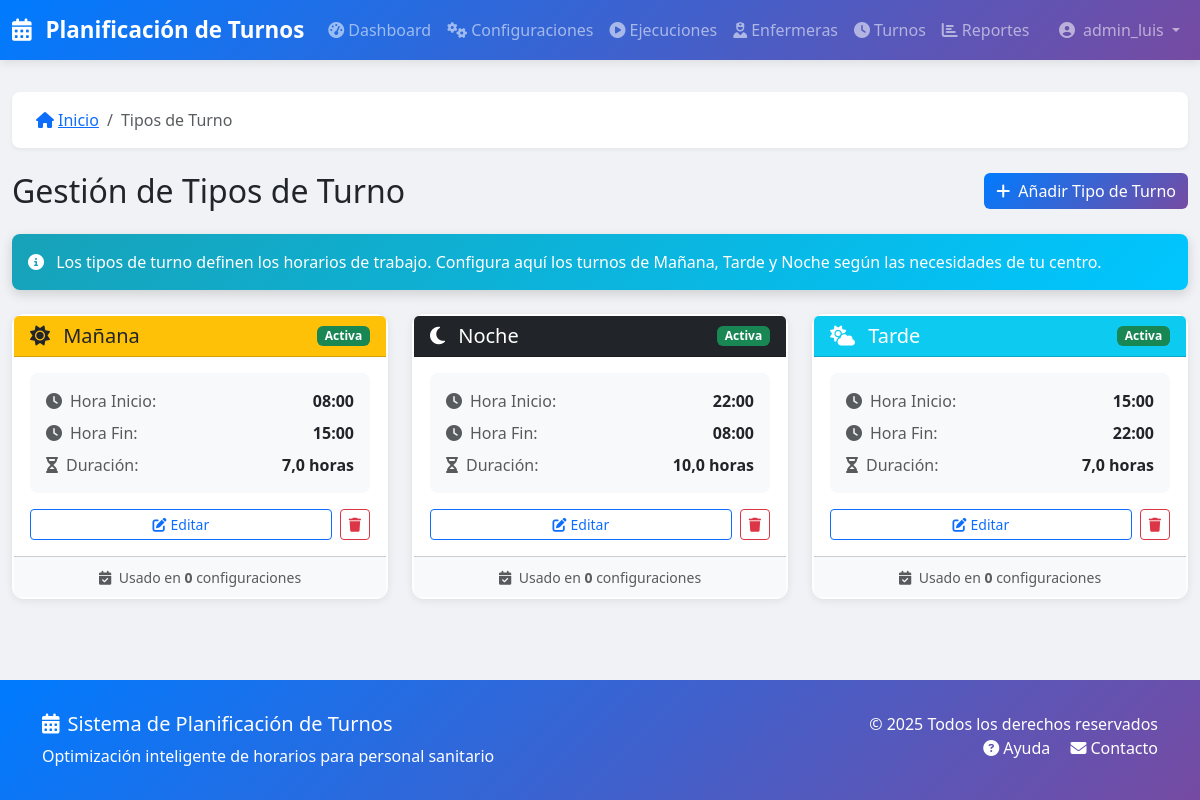
The page /tipos-turno/ (signed in) on the database its author committed.
### turnos/models.py (models this page shows, shortened)
class TipoTurno(models.Model):
    workspace = models.ForeignKey(
        Workspace,
        on_delete=models.CASCADE,
        related_name='tipos_turno',
        null=True,
        blank=True
    )
    NOMBRE_CHOICES = [
        ('MANANA', _('Mañana')),
        ('TARDE', _('Tarde')),
        ('NOCHE', _('Noche')),
    ]
    nombre = models.CharField(_('Nombre'), max_length=50, choices=NOMBRE_CHOICES)
    hora_inicio = models.TimeField(_('Hora de inicio'))
    hora_fin = models.TimeField(_('Hora de fin'))
    descripcion = models.TextField(_('Descripción'), blank=True)
    activo = models.BooleanField(_('Activo'), default=True)
    class Meta:
        verbose_name = _('Tipo de Turno')
        verbose_name_plural = _('Tipos de Turno')
        ordering = ['nombre']
    @property
    def duracion_horas(self):
        inicio = datetime.combine(datetime.today(), self.hora_inicio)
        fin = datetime.combine(datetime.today(), self.hora_fin)
        if fin < inicio:
            fin += timedelta(days=1)
        duracion = (fin - inicio).total_seconds() / 3600
        return round(duracion, 2)

### turnos/views.py (the view)
# urls.py: path('tipos-turno/', views.TipoTurnoListView.as_view(), name='tipo_turno_lista'),
class TipoTurnoListView(LoginRequiredMixin, ListView):
    model = TipoTurno
    template_name = 'turnos/tipo_turno_list.html'
    context_object_name = 'tipos_turno'
    def get_queryset(self):
        return TipoTurno.objects.all().order_by('nombre')

### turnos/templatetags/turnos_extras.py (called while the page is built)
@register.filter
def activo_badge(value):
    if value:
        return mark_safe('<span class="badge bg-success">Activa</span>')
    return mark_safe('<span class="badge bg-secondary">Inactiva</span>')

### turnos/templates/turnos/tipo_turno_list.html (shortened to what this page needs)
{% extends 'base.html' %}
{% load static %}
{% load i18n %}
{% load turnos_extras %}
{% block breadcrumb_items %}
    <li class="breadcrumb-item active">{% trans "Tipos de Turno" %}</li>
{% endblock %}
{% block content %}
<div class="d-flex justify-content-between align-items-center mb-4">
    <h2 class="mb-0">{% trans "Gestión de Tipos de Turno" %}</h2>
    <a href="{% url 'turnos:tipo_turno_nuevo' %}" class="btn btn-primary">
        <i class="fas fa-plus me-2"></i>{% trans "Añadir Tipo de Turno" %}
    </a>
</div>
<div class="alert alert-info mb-4">
    <i class="fas fa-info-circle me-2"></i>
    {% trans "Los tipos de turno definen los horarios de trabajo. Configura aquí los turnos de Mañana, Tarde y Noche según las necesidades de tu centro." %}
</div>
{% if tipos_turno %}
<div class="row row-cols-1 row-cols-md-2 row-cols-lg-3 g-4">
    {% for tipo in tipos_turno %}
    <div class="col">
        <div class="card h-100 tipo-turno-card {% if not tipo.activo %}inactive{% endif %}">
            <div class="card-header {% if tipo.nombre == 'MANANA' %}bg-warning text-dark{% elif tipo.nombre == 'TARDE' %}bg-info text-white{% else %}bg-dark text-white{% endif %}">
                <div class="d-flex justify-content-between align-items-center">
                    <h5 class="mb-0">
                        {% if tipo.nombre == 'MANANA' %}
                            <i class="fas fa-sun me-2"></i>
                        {% elif tipo.nombre == 'TARDE' %}
                            <i class="fas fa-cloud-sun me-2"></i>
                        {% else %}
                            <i class="fas fa-moon me-2"></i>
                        {% endif %}
                        {{ tipo.get_nombre_display }}
                    </h5>
                    {{ tipo.activo|activo_badge }}
                </div>
            </div>
            <div class="card-body">
                <div class="turno-info mb-3">
                    <div class="d-flex justify-content-between align-items-center mb-2">
                        <span class="text-muted">
                            <i class="fas fa-clock me-2"></i>{% trans "Hora Inicio:" %}
                        </span>
                        <span class="fw-bold">{{ tipo.hora_inicio|time:"H:i" }}</span>
                    </div>
                    <div class="d-flex justify-content-between align-items-center mb-2">
                        <span class="text-muted">
                            <i class="fas fa-clock me-2"></i>{% trans "Hora Fin:" %}
                        </span>
                        <span class="fw-bold">{{ tipo.hora_fin|time:"H:i" }}</span>
                    </div>
                    <div class="d-flex justify-content-between align-items-center">
                        <span class="text-muted">
                            <i class="fas fa-hourglass-half me-2"></i>{% trans "Duración:" %}
                        </span>
                        <span class="fw-bold">{{ tipo.duracion_horas }} {% trans "horas" %}</span>
                    </div>
                </div>
                <div class="d-flex gap-2">
                    <a href="{% url 'turnos:tipo_turno_editar' tipo.id %}"
                       class="btn btn-sm btn-outline-primary flex-grow-1">
                        <i class="fas fa-edit me-1"></i>{% trans "Editar" %}
                    </a>
                    <a href="{% url 'turnos:tipo_turno_eliminar' tipo.id %}"
                       class="btn btn-sm btn-outline-danger">
                        <i class="fas fa-trash"></i>
                    </a>
                </div>
            </div>
            <div class="card-footer bg-light text-center">
                <small class="text-muted">
                    <i class="fas fa-calendar-check me-1"></i>
                    {% trans "Usado en" %} <strong>{{ tipo.num_configuraciones|default:0 }}</strong> {% trans "configuraciones" %}
                </small>
            </div>
        </div>
    </div>
    {% endfor %}
</div>
{% endif %}
{% endblock %}

### turnos/templates/base.html (shortened to what this page needs)
{% load static %}
{% load i18n %}
<!DOCTYPE html>
<html lang="es">
<head>
    <link href="https://cdn.jsdelivr.net/npm/bootstrap@5.3.0/dist/css/bootstrap.min.css" rel="stylesheet">
    <link rel="stylesheet" href="https://cdnjs.cloudflare.com/ajax/libs/font-awesome/6.4.0/css/all.min.css">
</head>
<body>
    <nav class="navbar navbar-expand-lg navbar-dark">
        <div class="container-fluid">
            <a class="navbar-brand" href="{% url 'turnos:dashboard' %}">
                <i class="fas fa-calendar-alt me-2"></i>
                Planificación de Turnos
            </a>
            <div class="collapse navbar-collapse" id="navbarNav">
                <ul class="navbar-nav me-auto">
                    <li class="nav-item">
                        <a class="nav-link" href="{% url 'turnos:dashboard' %}">
                            <i class="fas fa-tachometer-alt me-1"></i>Dashboard
                        </a>
                    </li>
                    <li class="nav-item">
                        <a class="nav-link" href="{% url 'turnos:config_lista' %}">
                            <i class="fas fa-cogs me-1"></i>Configuraciones
                        </a>
                    </li>
                    <li class="nav-item">
                        <a class="nav-link" href="{% url 'turnos:ejecucion_lista' %}">
                            <i class="fas fa-play-circle me-1"></i>Ejecuciones
                        </a>
                    </li>
                    <li class="nav-item">
                        <a class="nav-link" href="{% url 'turnos:enfermera_lista' %}">
                            <i class="fas fa-user-nurse me-1"></i>Enfermeras
                        </a>
                    </li>
                    <li class="nav-item">
                        <a class="nav-link" href="{% url 'turnos:tipo_turno_lista' %}">
                            <i class="fas fa-clock me-1"></i>Turnos
                        </a>
                    </li>
                    <li class="nav-item">
                        <a class="nav-link" href="{% url 'turnos:reportes' %}">
                            <i class="fas fa-chart-bar me-1"></i>Reportes
                        </a>
                    </li>
                </ul>
                <ul class="navbar-nav">
                    {% if user.is_authenticated %}
                    <li class="nav-item dropdown">
                        <a class="nav-link dropdown-toggle" href="#" id="userDropdown" role="button" data-bs-toggle="dropdown">
                            <i class="fas fa-user-circle me-1"></i>
                            {{ user.get_full_name|default:user.username }}
                        </a>
                    </li>
                    {% else %}
                    <li class="nav-item">
                        <a class="nav-link" href="{% url 'accounts:login' %}">
                            <i class="fas fa-sign-in-alt me-1"></i>Iniciar Sesión
                        </a>
                    </li>
                    {% endif %}
                </ul>
            </div>
        </div>
    </nav>
    <main class="main-content">
        <div class="container-fluid">
            {% block breadcrumb %}
            <nav aria-label="breadcrumb">
                <ol class="breadcrumb">
                    <li class="breadcrumb-item">
                        <a href="{% url 'turnos:dashboard' %}">
                            <i class="fas fa-home me-1"></i>Inicio
                        </a>
                    </li>
                    {% block breadcrumb_items %}{% endblock %}
                </ol>
            </nav>
            {% endblock %}
            {% block content %}{% endblock %}
        </div>
    </main>
    <footer>
        <div class="container">
            <div class="row">
                <div class="col-md-6">
                    <h5><i class="fas fa-calendar-alt me-2"></i>Sistema de Planificación de Turnos</h5>
                    <p class="mb-0">Optimización inteligente de horarios para personal sanitario</p>
                </div>
                <div class="col-md-6 text-md-end">
                    <p class="mb-0">&copy; 2025 Todos los derechos reservados</p>
                    <p class="mb-0">
                        <a href="#" class="text-white text-decoration-none me-3">
                            <i class="fas fa-question-circle me-1"></i>Ayuda
                        </a>
                        <a href="#" class="text-white text-decoration-none">
                            <i class="fas fa-envelope me-1"></i>Contacto
                        </a>
                    </p>
                </div>
            </div>
        </div>
    </footer>
    <link rel="stylesheet" href="{% static 'css/custom.css' %}">
</body>
</html>

### turnos/templates/base.html (style rules this page uses)
:root { --primary-color: #667eea; --secondary-color: #764ba2; --success-color: #28a745; --danger-color: #dc3545; --warning-color: #ffc107; --info-color: #17a2b8; --dark-color: #343a40; --light-color: #f8f9fa; }
body { font-family: 'Segoe UI', Tahoma, Geneva, Verdana, sans-serif; background-color: #f0f2f5; min-height: 100vh; display: flex; flex-direction: column; }
.navbar { background: linear-gradient(135deg, var(--primary-color), var(--secondary-color)); box-shadow: 0 2px 10px rgba(0,0,0,0.1); }
.navbar-brand { font-weight: 700; font-size: 1.4rem; }
.main-content { flex: 1; padding: 2rem 0; }
.breadcrumb { background: white; padding: 1rem 1.5rem; border-radius: 8px; box-shadow: 0 2px 4px rgba(0,0,0,0.05); margin-bottom: 1.5rem; }
.card { border: none; border-radius: 12px; box-shadow: 0 2px 8px rgba(0,0,0,0.08); transition: all 0.3s ease; }
.btn-primary { background: linear-gradient(135deg, var(--primary-color), var(--secondary-color)); border: none; transition: all 0.3s ease; }
footer { background: linear-gradient(135deg, var(--primary-color), var(--secondary-color)); color: white; padding: 2rem 0; margin-top: auto; }
.alert { margin-bottom: 1rem; box-shadow: 0 4px 12px rgba(0,0,0,0.15); border: none; border-radius: 8px; }
.alert-info { background: linear-gradient(135deg, #17a2b8, #00c6ff); color: white; }

### turnos/templates/turnos/tipo_turno_list.html (style rules this page uses)
.tipo-turno-card { transition: all 0.3s ease; border: 2px solid transparent; }
.turno-info { background: #f8f9fa; padding: 1rem; border-radius: 8px; }

### rows shown on the page
TipoTurno: nombre "Mañana", activo|activo_badge "Activa", hora_inicio "08:00", hora_fin "15:00", duracion_horas "7,0", num_configuraciones "0"
TipoTurno: nombre "Noche", activo|activo_badge "Activa", hora_inicio "22:00", hora_fin "08:00", duracion_horas "10,0", num_configuraciones "0"
TipoTurno: nombre "Tarde", activo|activo_badge "Activa", hora_inicio "15:00", hora_fin "22:00", duracion_horas "7,0", num_configuraciones "0"

### other values the page prints
{{ user.get_full_name|default:user.username }} "admin_luis"
